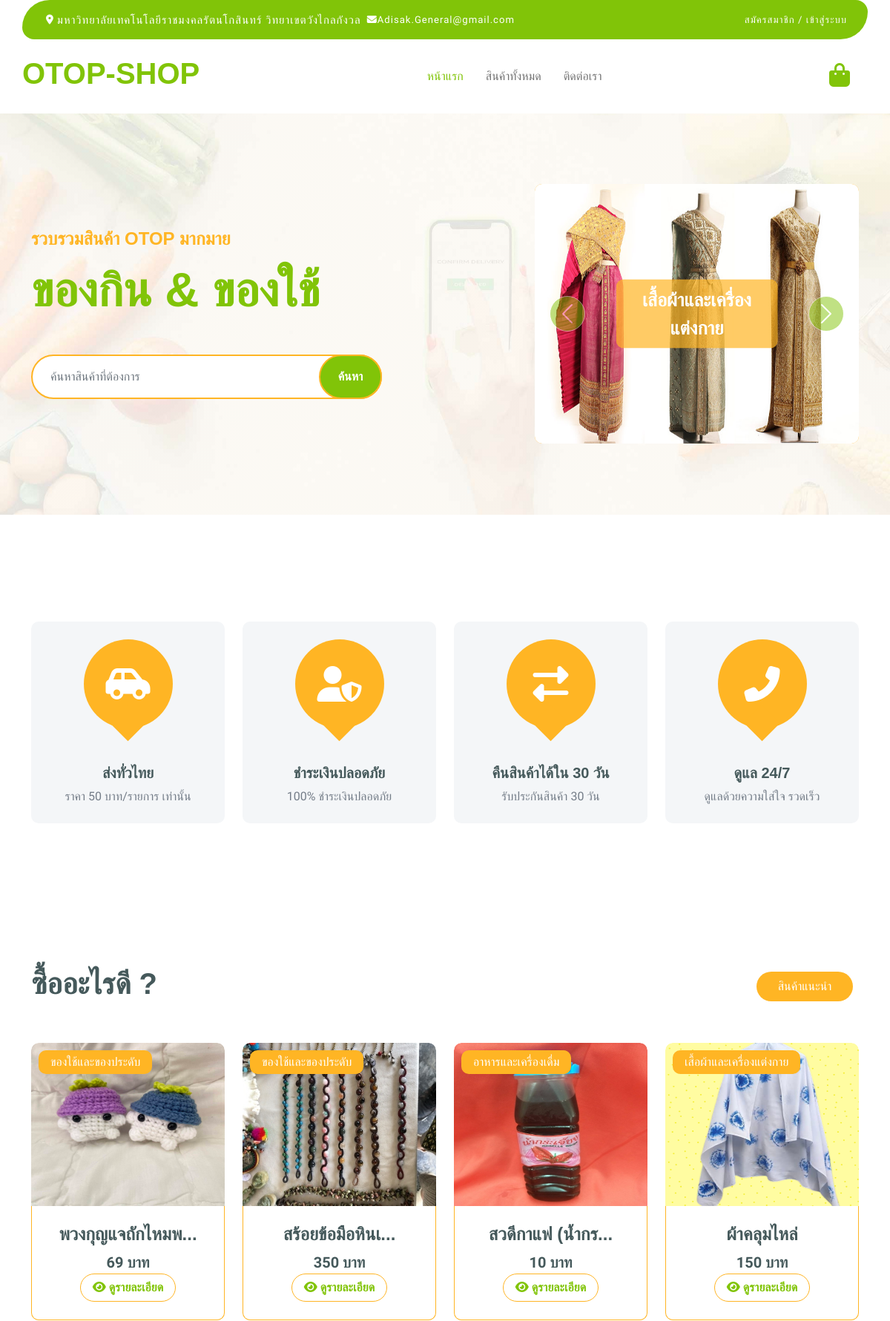
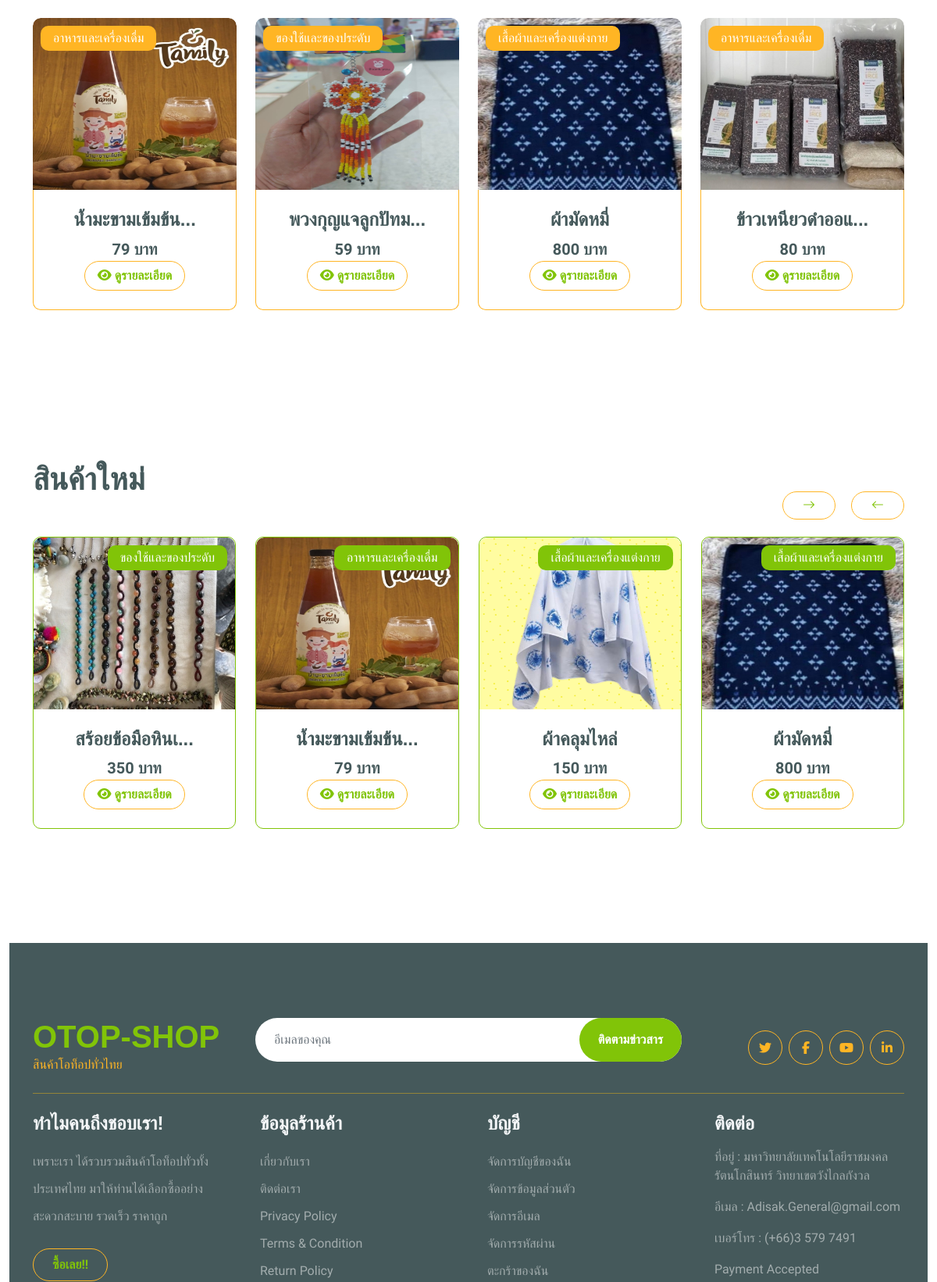
The page / (upper part) on the database its author committed (2 pictures, top to bottom).
### tables this page shows
CREATE TABLE IF NOT EXISTS `ot_product_type` (
  `pty_id` int NOT NULL AUTO_INCREMENT COMMENT 'รหัสประเภทสินค้า',
  `pty_name` varchar(40) NOT NULL COMMENT 'ชื่อประเภทสินค้า',
  `pty_detail` text NOT NULL COMMENT 'รายละเอียดประเภทสินค้า',
  `pty_img` varchar(40) NOT NULL COMMENT 'รูปประเภทสินค้า',
  `pty_show` tinyint NOT NULL DEFAULT '0' COMMENT 'แสดง/ ไม่แสดง',
  PRIMARY KEY (`pty_id`)
);

CREATE TABLE IF NOT EXISTS `ot_product` (
  `prd_id` int NOT NULL AUTO_INCREMENT COMMENT 'รหัสสินค้า',
  `prd_name` varchar(100) NOT NULL COMMENT 'ชื่อสินค้า',
  `prd_price` varchar(40) NOT NULL COMMENT 'ราคา',
  `prd_amount` varchar(10) NOT NULL COMMENT 'จำนวนในคลัง',
  `prd_detail` text NOT NULL COMMENT 'รายละเอียด',
  `pty_id` int NOT NULL COMMENT 'รหัสประเภทสินค้า',
  `prd_show` tinyint(1) NOT NULL DEFAULT '0' COMMENT 'แสดง/ไม่แสดง',
  PRIMARY KEY (`prd_id`)
);

CREATE TABLE IF NOT EXISTS `ot_product_img` (
  `prd_id` int NOT NULL COMMENT 'รหัสสินค้า',
  `prd_img_name` varchar(40) NOT NULL COMMENT 'รูปภาพสินค้า'
);

### index.php (the view, shortened to what this page needs)
<?php
require_once("db/connect.php");
try {
    $sql = "SELECT * FROM ot_product_type
            WHERE pty_show = 1
            ORDER BY RAND()
            LIMIT 4";
    $stmt = $conn->prepare($sql);
    $stmt->execute();
    $result_pty = $stmt->fetchAll(PDO::FETCH_ASSOC);
} catch (PDOException $e) {
    echo $e->getMessage();
    return false;
}
try {
    $sql = "SELECT * FROM ot_product
            LEFT JOIN ot_product_img ON ot_product.prd_id = ot_product_img.prd_id
            LEFT JOIN ot_product_type ON ot_product.pty_id = ot_product_type.pty_id
            WHERE prd_show = 1
            ORDER BY RAND()
            LIMIT 8";
    $stmt = $conn->prepare($sql);
    $stmt->execute();
    $prd_rec = $stmt->fetchAll(PDO::FETCH_ASSOC);
} catch (PDOException $e) {
    echo $e->getMessage();
    return false;
}
try {
    $sql = "SELECT * FROM ot_product
            LEFT JOIN ot_product_img ON ot_product.prd_id = ot_product_img.prd_id
            LEFT JOIN ot_product_type ON ot_product.pty_id = ot_product_type.pty_id
            WHERE prd_show = 1
            ORDER BY ot_product.prd_id
            DESC LIMIT 8";
    $stmt = $conn->prepare($sql);
    $stmt->execute();
    $prd_new = $stmt->fetchAll(PDO::FETCH_ASSOC);
} catch (PDOException $e) {
    echo $e->getMessage();
    return false;
}
?>
<!DOCTYPE html>
<html lang="en">
<head>
    <?php require_once("includes/head.php") ?>
</head>
<body>
    <?php require_once("includes/navbar.php") ?>
    <div class="container-fluid py-5 mb-5 hero-header">
        <div class="container py-5">
            <div class="row g-5 align-items-center">
                <div class="col-md-12 col-lg-7">
                    <h4 class="mb-3 text-secondary">รวบรวมสินค้า OTOP มากมาย</h4>
                    <h1 class="mb-5 display-3 text-primary">ของกิน & ของใช้</h1>
                    <div class="position-relative mx-auto">
                        <form action="search_show.php" method="post">
                            <input class="form-control border-2 border-secondary w-75 py-3 px-4 rounded-pill" type="text" name="prd_name" placeholder="ค้นหาสินค้าที่ต้องการ">
                            <button type="submit" name="btn-search" class="btn btn-primary border-2 border-secondary py-3 px-4 position-absolute rounded-pill text-white h-100" style="top: 0; right: 25%;">ค้นหา</button>
                        </form>
                    </div>
                </div>
                <div class="col-md-12 col-lg-5">
                    <div id="carouselId" class="carousel slide position-relative" data-bs-ride="carousel">
                        <div class="carousel-inner" role="listbox">
                            <?php if (count($result_pty) > 0) { ?>
                                <?php foreach ($result_pty as $key => $pty) { ?>
                                    <div class="carousel-item <?php echo $key == 0 ? 'active' : ''; ?> rounded">
                                        <img src="uploads/img_product_type/<?php echo $pty["pty_img"] ?>" class="img-fluid bg-secondary rounded w-100" style="height: 350px;" alt="Image of <?php echo $pty["pty_name"]; ?>">
                                        <a href="#" class="btn px-4 py-2 text-white rounded"><?php echo $pty["pty_name"]; ?></a>
                                    </div>
                                <?php } ?>
                            <?php } ?>
                        </div>
                        <button class="carousel-control-prev" type="button" data-bs-target="#carouselId" data-bs-slide="prev">
                            <span class="carousel-control-prev-icon" aria-hidden="true"></span>
                        </button>
                        <button class="carousel-control-next" type="button" data-bs-target="#carouselId" data-bs-slide="next">
                            <span class="carousel-control-next-icon" aria-hidden="true"></span>
                        </button>
                    </div>
                </div>
            </div>
        </div>
    </div>
    <div class="container-fluid featurs py-5">
        <div class="container py-5">
            <div class="row g-4">
                <div class="col-md-6 col-lg-3">
                    <div class="featurs-item text-center rounded bg-light p-4">
                        <div class="featurs-icon btn-square rounded-circle bg-secondary mb-5 mx-auto">
                            <i class="fas fa-car-side fa-3x text-white"></i>
                        </div>
                        <div class="featurs-content text-center">
                            <h5>ส่งทั่วไทย</h5>
                            <p class="mb-0">ราคา 50 บาท/รายการ เท่านั้น</p>
                        </div>
                    </div>
                </div>
                <div class="col-md-6 col-lg-3">
                    <div class="featurs-item text-center rounded bg-light p-4">
                        <div class="featurs-icon btn-square rounded-circle bg-secondary mb-5 mx-auto">
                            <i class="fas fa-user-shield fa-3x text-white"></i>
                        </div>
                        <div class="featurs-content text-center">
                            <h5>ชำระเงินปลอดภัย</h5>
                            <p class="mb-0">100% ชำระเงินปลอดภัย</p>
                        </div>
                    </div>
                </div>
                <div class="col-md-6 col-lg-3">
                    <div class="featurs-item text-center rounded bg-light p-4">
                        <div class="featurs-icon btn-square rounded-circle bg-secondary mb-5 mx-auto">
                            <i class="fas fa-exchange-alt fa-3x text-white"></i>
                        </div>
                        <div class="featurs-content text-center">
                            <h5>คืนสินค้าได้ใน 30 วัน</h5>
                            <p class="mb-0">รับประกันสินค้า 30 วัน</p>
                        </div>
                    </div>
                </div>
                <div class="col-md-6 col-lg-3">
                    <div class="featurs-item text-center rounded bg-light p-4">
                        <div class="featurs-icon btn-square rounded-circle bg-secondary mb-5 mx-auto">
                            <i class="fa fa-phone-alt fa-3x text-white"></i>
                        </div>
                        <div class="featurs-content text-center">
                            <h5>ดูแล 24/7</h5>
                            <p class="mb-0">ดูแลด้วยความใส่ใจ รวดเร็ว</p>
                        </div>
                    </div>
                </div>
            </div>
        </div>
    </div>
    <div class="container-fluid fruite py-5">
        <div class="container py-5">
            <div class="tab-class text-center">
                <div class="row g-4">
                    <div class="col-lg-4 text-start">
                        <h1>ซื้ออะไรดี ?</h1>
                    </div>
                    <div class="col-lg-8 text-end">
                        <ul class="nav nav-pills d-inline-flex text-center mb-5">
                            <li class="nav-item">
                                <a class="d-flex m-2 py-2 bg-light rounded-pill active" data-bs-toggle="pill" href="#tab-1">
                                    <span class="text-dark" style="width: 130px;">สินค้าแนะนำ</span>
                                </a>
                            </li>
                        </ul>
                    </div>
                </div>
                <div class="tab-content">
                    <div id="tab-1" class="tab-pane fade show p-0 active">
                        <div class="row g-4">
                            <div class="col-lg-12">
                                <div class="row g-4">
                                    <?php if (count($prd_rec) > 0) { ?>
                                        <?php foreach ($prd_rec as $prd) { ?>
                                            <div class="col-md-6 col-lg-4 col-xl-3">
                                                <div class="rounded position-relative fruite-item">
                                                    <div class="fruite-img">
                                                        <img src="uploads/img_product/<?php echo $prd["prd_img_name"]; ?>" class="img-fluid w-100 rounded-top" style="height:220px;">
                                                    </div>
                                                    <div class="text-white bg-secondary px-3 py-1 rounded position-absolute" style="top: 10px; left: 10px;"><?php echo $prd["pty_name"] ?></div>
                                                    <div class="p-4 border border-secondary border-top-0 rounded-bottom">
                                                        <h4><?php echo mb_substr($prd["prd_name"], 0, 15, 'utf-8') . (mb_strlen($prd["prd_name"], 'utf-8') > 15 ? '...' : '') ?></h4>
                                                        <div class="d-flex justify-content-center flex-lg-wrap">
                                                            <p class="text-dark fs-5 fw-bold mb-0 text-center"><?php echo $prd["prd_price"] . " บาท" ?></p>
                                                        </div>
                                                        <div class="d-flex justify-content-center flex-lg-wrap">
                                                            <form action="product_detail.php" method="post">
                                                                <button type="submit" name="btn-detail" class="btn border border-secondary rounded-pill px-3 text-primary">
                                                                    <i class="fa-solid fa-eye"></i>
                                                                    ดูรายละเอียด
                                                                </button>
                                                            </form>
                                                        </div>
                                                    </div>
                                                </div>
                                            </div>
                                        <?php } ?>
                                    <?php } ?>
                                </div>
                            </div>
                        </div>
                    </div>
                </div>
            </div>
        </div>
    </div>
    <div class="container-fluid vesitable py-5">
        <div class="container py-5">
            <h1 class="mb-0">สินค้าใหม่</h1>
            <div class="owl-carousel vegetable-carousel justify-content-center">
                <?php if (count($prd_new) > 0) { ?>
                    <?php foreach ($prd_new as $prd) { ?>
                        <div class="border border-primary rounded position-relative vesitable-item">
                            <div class="vesitable-img">
                                <img src="uploads/img_product/<?php echo $prd["prd_img_name"]; ?>" class="img-fluid w-100 rounded-top" style="height:220px;">
                            </div>
                            <div class="text-white bg-primary px-3 py-1 rounded position-absolute" style="top: 10px; right: 10px;"><?php echo $prd["pty_name"]; ?></div>
                            <div class="p-4 rounded-bottom">
                            <h4 class="text-center"><?php echo mb_substr($prd["prd_name"], 0, 15, 'utf-8') . (mb_strlen($prd["prd_name"], 'utf-8') > 15 ? '...' : '') ?></h4>
                                <div class="d-flex justify-content-center flex-lg-wrap">
                                    <p class="text-dark fs-5 fw-bold mb-0 text-center"><?php echo $prd["prd_price"] . " บาท" ?></p>
                                </div>
                                <div class="d-flex justify-content-center flex-lg-wrap">
                                    <form action="product_detail.php" method="post">
                                        <button type="submit" name="btn-detail" class="btn border border-secondary rounded-pill px-3 text-primary">
                                            <i class="fa-solid fa-eye"></i>
                                            ดูรายละเอียด
                                        </button>
                                    </form>
                                </div>
                            </div>
                        </div>
                    <?php } ?>
                <?php } ?>
            </div>
        </div>
        <?php require_once("includes/footer.php") ?>
</body>
</html>

### css/style.css (style rules this page uses)
* { font-family: "Prompt", sans-serif; }
.btn { font-weight: 600; transition: .5s; }
.btn-square { width: 32px; height: 32px; }
.btn-square, .btn-sm-square, .btn-md-square, .btn-lg-square { padding: 0; display: flex; align-items: center; justify-content: center; font-weight: normal; }
.btn.border-secondary { transition: 0.5s; }
.hero-header { background: linear-gradient(rgba(248, 223, 173, 0.1), rgba(248, 223, 173, 0.1)), url(../img/hero-img.jpg); background-position: center center; background-repeat: no-repeat; background-size: cover; }
.carousel-item { position: relative; }
.carousel-item a { position: absolute; top: 50%; left: 50%; transform: translate(-50%, -50%); font-size: 25px; background: linear-gradient(rgba(255, 181, 36, 0.7), rgba(255, 181, 36, 0.7)); }
.carousel-control-next, .carousel-control-prev { width: 48px; height: 48px; border-radius: 48px; border: 1px solid var(--bs-white); background: var(--bs-primary); position: absolute; top: 50%; transform: translateY(-50%); }
.carousel-control-next { margin-right: 20px; }
.carousel-control-prev { margin-left: 20px; }
@media (min-width: 992px) { .hero-header, .page-header { margin-top: 152px !important; } }
.featurs .featurs-item .featurs-icon { position: relative; width: 120px; height: 120px; }
.featurs .featurs-item .featurs-icon::after { content: ""; width: 35px; height: 35px; background: var(--bs-secondary); position: absolute; bottom: -10px; transform: translate(-50%); transform: rotate(45deg); background: var(--bs-secondary); }
.fruite .tab-class .nav-item a.active { background: var(--bs-secondary) !important; }
.fruite .tab-class .nav-item a.active span { color: var(--bs-white) !important; }
.fruite .fruite-item { height: 100%; transition: 0.5s; }
.fruite .fruite-item .fruite-img { overflow: hidden; transition: 0.5s; border-radius: 10px 10px 0 0; }
.fruite .fruite-item .fruite-img img { transition: 0.5s; }
.vesitable .vesitable-item { height: 100%; transition: 0.5s; }
.vesitable .vesitable-item .vesitable-img { overflow: hidden; transition: 0.5s; border-radius: 10px 10px 0 0; }
.vesitable .vesitable-item .vesitable-img img { transition: 0.5s; }

### rows shown on the page
ot_product_type: pty_img (picture), pty_name "เสื้อผ้าและเครื่องแต่งกาย"
ot_product: ot_product_img.prd_img_name (picture), pty.pty_name "ของใช้และของประดับ", prd_name "พวงกุญแจถักไหมพ", prd_price "69"
ot_product: ot_product_img.prd_img_name (picture), pty.pty_name "ของใช้และของประดับ", prd_name "สร้อยข้อมือหินเ", prd_price "350"
ot_product: ot_product_img.prd_img_name (picture), pty.pty_name "อาหารและเครื่องเดื่ม", prd_name "สวดีกาแฟ (น้ำกร", prd_price "10"
ot_product: ot_product_img.prd_img_name (picture), pty.pty_name "เสื้อผ้าและเครื่องแต่งกาย", prd_name "ผ้าคลุมไหล่", prd_price "150"
ot_product: ot_product_img.prd_img_name (picture), pty.pty_name "อาหารและเครื่องเดื่ม", prd_name "น้ำมะขามเข้มข้น", prd_price "79"
ot_product: ot_product_img.prd_img_name (picture), pty.pty_name "ของใช้และของประดับ", prd_name "พวงกุญแจลูกปัทม", prd_price "59"
ot_product: ot_product_img.prd_img_name (picture), pty.pty_name "เสื้อผ้าและเครื่องแต่งกาย", prd_name "ผ้ามัดหมี่", prd_price "800"
ot_product: ot_product_img.prd_img_name (picture), pty.pty_name "อาหารและเครื่องเดื่ม", prd_name "ข้าวเหนียวดำออแ", prd_price "80"
